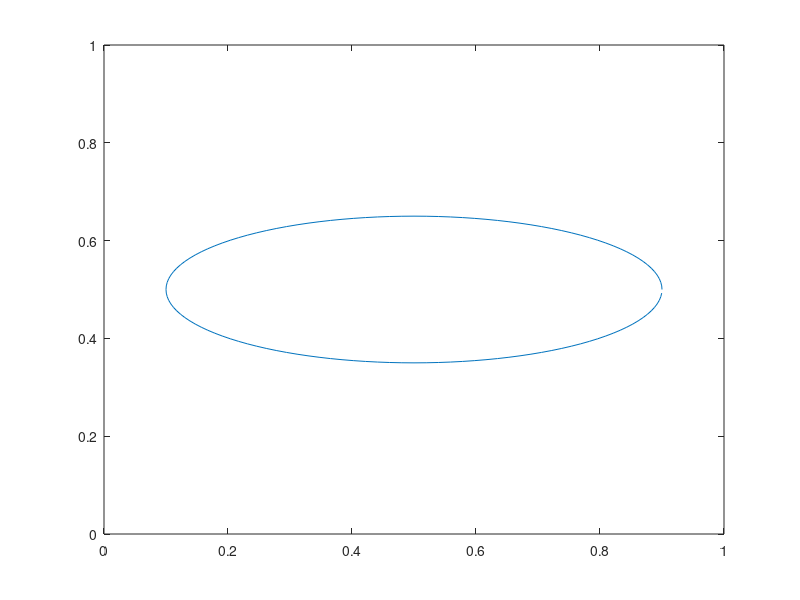

Here is the MATLAB script that generated this plot: (Note: this script raises an error after producing the figure.)
% Driver for 2D Periodic Immeresed Boundary Method Solver
% Solver uses Fourier Space Method of Peskin 
% (see Peskin, Acta Numerica review for method details)
%
%
%  License: This code is free to use for any purposes, provided
%           any publications resulting from the use of this code
%           reference the original code/author.
%
%  Author:  Samuel Isaacson (isaacson@math.utah.edu)
%  Date:    11/2007
%
%  Please notify the author of any bugs, and contribute any
%  modifications or bug fixes back to the original author.
%
%  Disclaimer:
%   This code is provided as is. The author takes no responsibility 
%   for its results or effects.

%
% fluid params:
N   = 64;                % number of mesh points
rho = 1;                 % fluid density
mu  = .01;               % viscosity 
h   = 1 / N;             % mesh width
dt  = .2 * h;            % time step size
Nt  = 2000;               % number of time steps to take

% Lagrangian Params:
dtheta = h / 2;          % Lagrangian mesh spacing 
K  = 1;                  % Stiffness
Kp = .01 / (dt*dt);      % Target point Stiffness

% Euclidean Mesh
X   = (0:(N-1))' * h;    % Coordinate Axis
[X,Y] = meshgrid(X,X);   % X,Y are coordinate matrices 
X = X';
Y = Y';
x = reshape(X, N*N, 1);
y = reshape(Y, N*N, 1);


% initial fluid flow, force:
u0  = zeros(N*N,2); 
f   = zeros(N*N,2);

% initial Lagrangian points:
L    = round( 1 / dtheta );   % number of Lagrangian points
lIdx = (0:(L-1))';
Xl0  = [(.4*cos(2*pi*lIdx*dtheta)+.5) (.15*sin(2*pi*lIdx*dtheta)+.5)]; % point positions


%----------END OF INITIALIZATION CODE-------------%

% declare fluid variables
uX = zeros(N*N,Nt+1);
uY = uX;
u  = u0;
uX(:,1) = u0(:,1);
uY(:,1) = u0(:,2);
p  = zeros(N*N,Nt+1);

% Lagrangian points:
Xlx      = zeros(L, Nt+1);
Xly      = zeros(L, Nt+1);
Xlx(:,1) = Xl0(:,1);
Xly(:,1) = Xl0(:,2);
Xl       = Xl0;

plot(Xl(:,1), Xl(:,2));
hold on;
quiver(reshape(X,N,N), reshape(Y,N,N), reshape(u(:,1),N,N), reshape(u(:,2),N,N) );
hold off;
axis([0 1 0 1]);
pause;

% time step
for(i = 1:Nt)
  fprintf(1, ['i = ' num2str(i) '\n'] );
  
  Xl2    = advanceBoundary(Xl, u, x, y, dt/2, N, h);
  
  F      = calcLagrangianForce(Xl2, L, dtheta, Xl0, K, Kp);
  
  f      = spreadForce(F, Xl2, x, y, dtheta, N, h);    
  
  [u pT] = fluidSolver(u, f, rho, mu, dt, h, N);

  Xl     = advanceBoundary(Xl, u, x, y, dt, N, h);
  
  uX(:,i+1)  = u(:,1);
  uY(:,i+1)  = u(:,2);
  p(:,i+1)   = pT;
  
  Xlx(:,i+1) = Xl(:,1);
  Xly(:,i+1) = Xl(:,2);
  
  
  % plot fluid velocity field and IB points
  plot(Xl(:,1), Xl(:,2));
  hold on;
  quiver(reshape(X,N,N), reshape(Y,N,N), reshape(u(:,1),N,N), reshape(u(:,2),N,N) );
  hold off;
  axis([0 1 0 1]);
  title(['t = ' num2str(dt * i) ', max = ' num2str(max(max(abs(u)))) ', min = ' num2str(min(min(abs(u))))]);
  drawnow
  
end


